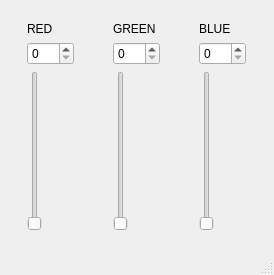
<?xml version="1.0" encoding="UTF-8"?>
<ui version="4.0">
 <class>MainWindow</class>
 <widget class="QMainWindow" name="MainWindow">
  <property name="geometry">
   <rect>
    <x>0</x>
    <y>0</y>
    <width>274</width>
    <height>275</height>
   </rect>
  </property>
  <property name="minimumSize">
   <size>
    <width>200</width>
    <height>200</height>
   </size>
  </property>
  <property name="windowTitle">
   <string>MainWindow</string>
  </property>
  <widget class="QWidget" name="centralWidget">
   <layout class="QHBoxLayout" name="horizontalLayout">
    <item>
     <widget class="QWidget" name="RED_Widget" native="true">
      <property name="autoFillBackground">
       <bool>false</bool>
      </property>
      <layout class="QGridLayout" name="gridLayout">
       <item row="0" column="0">
        <widget class="QLabel" name="RED_label">
         <property name="text">
          <string>RED</string>
         </property>
        </widget>
       </item>
       <item row="1" column="0">
        <widget class="QSpinBox" name="RED_spinBox">
         <property name="maximum">
          <number>255</number>
         </property>
        </widget>
       </item>
       <item row="2" column="0">
        <widget class="QSlider" name="RED_verticalSlider">
         <property name="orientation">
          <enum>Qt::Vertical</enum>
         </property>
        </widget>
       </item>
      </layout>
     </widget>
    </item>
    <item>
     <widget class="QWidget" name="GREEN_Widget" native="true">
      <property name="autoFillBackground">
       <bool>false</bool>
      </property>
      <layout class="QGridLayout" name="gridLayout_4">
       <item row="0" column="0">
        <widget class="QLabel" name="GREEN_label">
         <property name="text">
          <string>GREEN</string>
         </property>
        </widget>
       </item>
       <item row="1" column="0">
        <widget class="QSpinBox" name="GREEN_spinBox">
         <property name="maximum">
          <number>255</number>
         </property>
        </widget>
       </item>
       <item row="2" column="0">
        <widget class="QSlider" name="GREEN_verticalSlider">
         <property name="orientation">
          <enum>Qt::Vertical</enum>
         </property>
        </widget>
       </item>
      </layout>
     </widget>
    </item>
    <item>
     <widget class="QWidget" name="BLUE_Widget" native="true">
      <property name="autoFillBackground">
       <bool>false</bool>
      </property>
      <layout class="QGridLayout" name="gridLayout_5">
       <item row="0" column="0">
        <widget class="QLabel" name="BLUE_label">
         <property name="text">
          <string>BLUE</string>
         </property>
        </widget>
       </item>
       <item row="1" column="0">
        <widget class="QSpinBox" name="BLUE_spinBox">
         <property name="maximum">
          <number>255</number>
         </property>
        </widget>
       </item>
       <item row="2" column="0">
        <widget class="QSlider" name="BLUE_verticalSlider">
         <property name="orientation">
          <enum>Qt::Vertical</enum>
         </property>
        </widget>
       </item>
      </layout>
     </widget>
    </item>
   </layout>
  </widget>
  <widget class="QStatusBar" name="statusBar"/>
  <widget class="QMenuBar" name="menuBar">
   <property name="geometry">
    <rect>
     <x>0</x>
     <y>0</y>
     <width>274</width>
     <height>22</height>
    </rect>
   </property>
  </widget>
 </widget>
 <layoutdefault spacing="6" margin="11"/>
 <resources/>
 <connections>
  <connection>
   <sender>RED_spinBox</sender>
   <signal>valueChanged(int)</signal>
   <receiver>RED_verticalSlider</receiver>
   <slot>setValue(int)</slot>
   <hints>
    <hint type="sourcelabel">
     <x>48</x>
     <y>69</y>
    </hint>
    <hint type="destinationlabel">
     <x>33</x>
     <y>160</y>
    </hint>
   </hints>
  </connection>
  <connection>
   <sender>BLUE_spinBox</sender>
   <signal>valueChanged(int)</signal>
   <receiver>BLUE_verticalSlider</receiver>
   <slot>setValue(int)</slot>
   <hints>
    <hint type="sourcelabel">
     <x>223</x>
     <y>69</y>
    </hint>
    <hint type="destinationlabel">
     <x>205</x>
     <y>160</y>
    </hint>
   </hints>
  </connection>
  <connection>
   <sender>GREEN_spinBox</sender>
   <signal>valueChanged(int)</signal>
   <receiver>GREEN_verticalSlider</receiver>
   <slot>setValue(int)</slot>
   <hints>
    <hint type="sourcelabel">
     <x>136</x>
     <y>69</y>
    </hint>
    <hint type="destinationlabel">
     <x>118</x>
     <y>160</y>
    </hint>
   </hints>
  </connection>
  <connection>
   <sender>BLUE_verticalSlider</sender>
   <signal>valueChanged(int)</signal>
   <receiver>BLUE_spinBox</receiver>
   <slot>setValue(int)</slot>
   <hints>
    <hint type="sourcelabel">
     <x>205</x>
     <y>160</y>
    </hint>
    <hint type="destinationlabel">
     <x>223</x>
     <y>69</y>
    </hint>
   </hints>
  </connection>
  <connection>
   <sender>GREEN_verticalSlider</sender>
   <signal>valueChanged(int)</signal>
   <receiver>GREEN_spinBox</receiver>
   <slot>setValue(int)</slot>
   <hints>
    <hint type="sourcelabel">
     <x>118</x>
     <y>160</y>
    </hint>
    <hint type="destinationlabel">
     <x>136</x>
     <y>69</y>
    </hint>
   </hints>
  </connection>
  <connection>
   <sender>RED_verticalSlider</sender>
   <signal>valueChanged(int)</signal>
   <receiver>RED_spinBox</receiver>
   <slot>setValue(int)</slot>
   <hints>
    <hint type="sourcelabel">
     <x>30</x>
     <y>160</y>
    </hint>
    <hint type="destinationlabel">
     <x>48</x>
     <y>69</y>
    </hint>
   </hints>
  </connection>
 </connections>
</ui>
